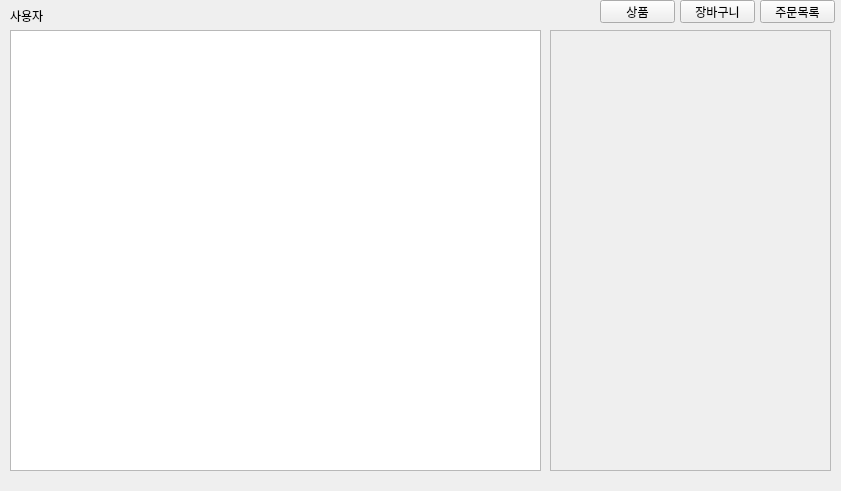
<?xml version="1.0" encoding="UTF-8"?>
<ui version="4.0">
 <class>User</class>
 <widget class="QFrame" name="User">
  <property name="geometry">
   <rect>
    <x>0</x>
    <y>0</y>
    <width>841</width>
    <height>491</height>
   </rect>
  </property>
  <property name="windowTitle">
   <string>Frame</string>
  </property>
  <widget class="QLabel" name="ID">
   <property name="geometry">
    <rect>
     <x>10</x>
     <y>10</y>
     <width>56</width>
     <height>12</height>
    </rect>
   </property>
   <property name="text">
    <string>사용자</string>
   </property>
  </widget>
  <widget class="QPushButton" name="ShowOrder">
   <property name="geometry">
    <rect>
     <x>760</x>
     <y>0</y>
     <width>75</width>
     <height>23</height>
    </rect>
   </property>
   <property name="text">
    <string>주문목록</string>
   </property>
  </widget>
  <widget class="QPushButton" name="ShowCart">
   <property name="geometry">
    <rect>
     <x>680</x>
     <y>0</y>
     <width>75</width>
     <height>23</height>
    </rect>
   </property>
   <property name="text">
    <string>장바구니</string>
   </property>
  </widget>
  <widget class="QFrame" name="Side_Frame">
   <property name="geometry">
    <rect>
     <x>550</x>
     <y>30</y>
     <width>281</width>
     <height>441</height>
    </rect>
   </property>
   <property name="sizePolicy">
    <sizepolicy hsizetype="Preferred" vsizetype="Preferred">
     <horstretch>2</horstretch>
     <verstretch>0</verstretch>
    </sizepolicy>
   </property>
   <property name="frameShape">
    <enum>QFrame::StyledPanel</enum>
   </property>
   <property name="frameShadow">
    <enum>QFrame::Raised</enum>
   </property>
  </widget>
  <widget class="QFrame" name="frame">
   <property name="geometry">
    <rect>
     <x>10</x>
     <y>30</y>
     <width>531</width>
     <height>441</height>
    </rect>
   </property>
   <property name="frameShape">
    <enum>QFrame::StyledPanel</enum>
   </property>
   <property name="frameShadow">
    <enum>QFrame::Raised</enum>
   </property>
   <widget class="QTableView" name="ProductView">
    <property name="geometry">
     <rect>
      <x>0</x>
      <y>0</y>
      <width>531</width>
      <height>441</height>
     </rect>
    </property>
   </widget>
   <widget class="QTableView" name="CartView">
    <property name="geometry">
     <rect>
      <x>0</x>
      <y>0</y>
      <width>531</width>
      <height>441</height>
     </rect>
    </property>
   </widget>
   <widget class="QTableView" name="OrderView">
    <property name="geometry">
     <rect>
      <x>0</x>
      <y>0</y>
      <width>531</width>
      <height>441</height>
     </rect>
    </property>
   </widget>
  </widget>
  <widget class="QPushButton" name="ShowProduct">
   <property name="geometry">
    <rect>
     <x>600</x>
     <y>0</y>
     <width>75</width>
     <height>23</height>
    </rect>
   </property>
   <property name="text">
    <string>상품</string>
   </property>
  </widget>
 </widget>
 <resources/>
 <connections/>
</ui>
